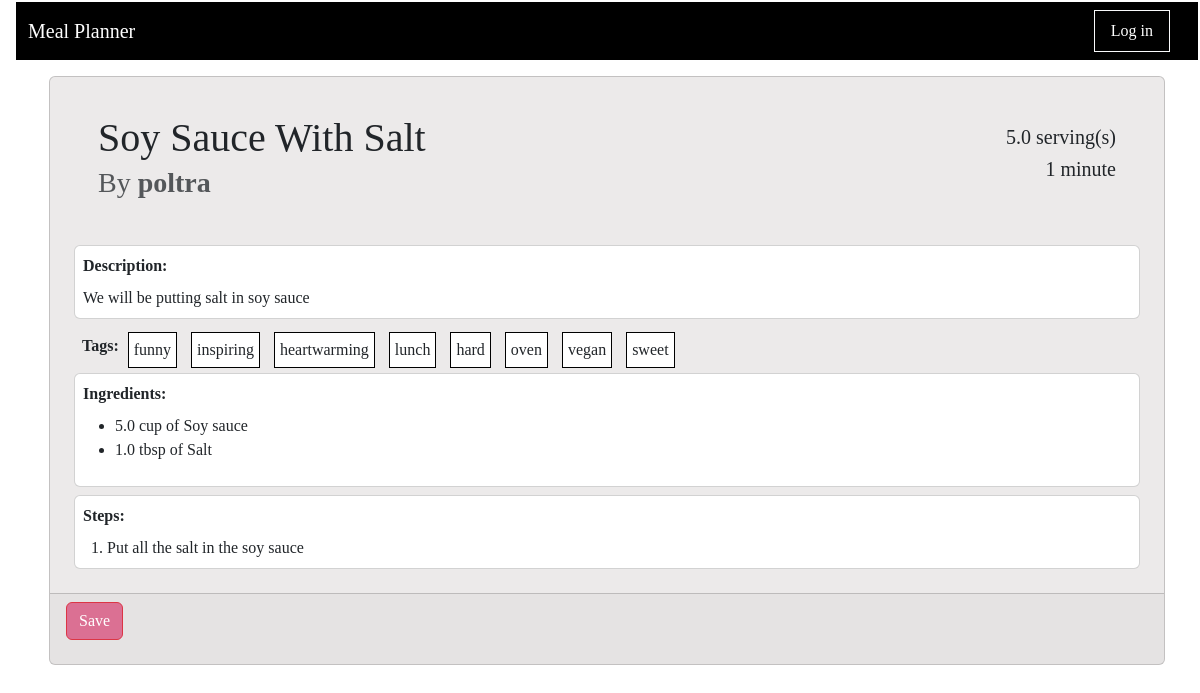
/recipe/6/view, run on the app's committed database.
### app/main/models.py (models this page shows, shortened)
class Recipe(db.Model):
    id : sqlo.Mapped[int] = sqlo.mapped_column(primary_key=True)
    title : sqlo.Mapped[str] = sqlo.mapped_column(sqla.String(150), default="")
    description: sqlo.Mapped[str] = sqlo.mapped_column(sqla.String(1500), default="")
    servingSize : sqlo.Mapped[float] = sqlo.mapped_column(sqla.Float, default=0)
    estimatedTime : sqlo.Mapped[str] = sqlo.mapped_column(sqla.String(25), default="")
    steps : sqlo.Mapped[str] = sqlo.mapped_column(sqla.String, default="")
    timestamp : sqlo.Mapped[Optional[datetime]] = sqlo.mapped_column(default = lambda : datetime.now(timezone.utc))
    is_draft : sqlo.Mapped[bool] = sqlo.mapped_column(sqla.Boolean, default=True)
    user_id : sqlo.Mapped[int] = sqlo.mapped_column(sqla.ForeignKey('user.id'))
    writer : sqlo.Mapped['User'] = sqlo.relationship(back_populates='written_recipes')
    tags: sqlo.WriteOnlyMapped['Tag'] = sqlo.relationship(
        secondary=recipe_tags_table,
        primaryjoin=(recipe_tags_table.c.recipe_id == id),
        back_populates='recipes',
        passive_deletes=True)
    recipe_saved_by_users : sqlo.WriteOnlyMapped['User'] = sqlo.relationship(
        secondary=saved_recipes_table,
        primaryjoin=(saved_recipes_table.c.recipe_id == id),
        back_populates='users_saved_recipes',
        passive_deletes=True)
    ingredients_used: sqlo.WriteOnlyMapped['RecipeIngredientUse'] = sqlo.relationship(back_populates='recipe_usecase_recipe', passive_deletes=True)
    def get_tags(self):
        return db.session.scalars(self.tags.select()).all()

class User(db.Model, UserMixin):
    id: sqlo.Mapped[int] = sqlo.mapped_column(primary_key=True)
    first_name: sqlo.Mapped[str] = sqlo.mapped_column(sqla.String(64))
    last_name: sqlo.Mapped[str] = sqlo.mapped_column(sqla.String(64))
    username: sqlo.Mapped[str] = sqlo.mapped_column(sqla.String(64))
    email: sqlo.Mapped[str] = sqlo.mapped_column(sqla.String(120))
    password_hash: sqlo.Mapped[str] = sqlo.mapped_column(sqla.String(256))
    is_certified: sqlo.Mapped[bool] = sqlo.mapped_column(sqla.Boolean, default=False)
    written_recipes: sqlo.WriteOnlyMapped['Recipe'] = sqlo.relationship(back_populates='writer')
    users_saved_recipes : sqlo.WriteOnlyMapped['Recipe'] = sqlo.relationship(
        secondary=saved_recipes_table,
        primaryjoin=(saved_recipes_table.c.user_id == id),
        back_populates='recipe_saved_by_users',
        passive_deletes=True)
    curr_ingredients: sqlo.WriteOnlyMapped['UserIngredientListUse'] = sqlo.relationship(back_populates='userlist_user')

class Tag(db.Model):
    id: sqlo.Mapped[int] = sqlo.mapped_column(primary_key=True)
    name: sqlo.Mapped[str] = sqlo.mapped_column(sqla.String(20))
    recipes: sqlo.WriteOnlyMapped['Recipe'] = sqlo.relationship(
        secondary=recipe_tags_table, primaryjoin=(recipe_tags_table.c.tag_id == id), back_populates='tags')

class RecipeIngredientUse(db.Model):
    recipe_id : sqlo.Mapped[int] = sqlo.mapped_column(sqla.ForeignKey(Recipe.id), primary_key=True)
    ingredient_id : sqlo.Mapped[int] = sqlo.mapped_column(sqla.ForeignKey(Ingredient.id), primary_key=True)
    amount : sqlo.Mapped[float] = sqlo.mapped_column(sqla.Float)
    unit : sqlo.Mapped[str] = sqlo.mapped_column(sqla.String(150))
    __table_args__ = (
        sqla.CheckConstraint(unit.in_(UNIT_OPTIONS), name='recipe_unit_check'),
    )
    recipe_usecase_recipe : sqlo.Mapped[Recipe] = sqlo.relationship(back_populates = 'ingredients_used')
    recipe_usecase_ingredient : sqlo.Mapped[Ingredient] = sqlo.relationship(back_populates = 'recipe_involvements')
    def getName(self):
        return db.session.scalars(sqla.select(Ingredient.name).where(Ingredient.id == self.ingredient_id)).first()

class Ingredient(db.Model):
    id : sqlo.Mapped[int] = sqlo.mapped_column(primary_key=True)
    name : sqlo.Mapped[str] = sqlo.mapped_column(sqla.String(20), index=True, unique=True)
    recipe_involvements: sqlo.WriteOnlyMapped['RecipeIngredientUse'] = sqlo.relationship(back_populates='recipe_usecase_ingredient')
    userlist_involvements: sqlo.WriteOnlyMapped['UserIngredientListUse'] = sqlo.relationship(back_populates='userlist_ingredient')

### app/main/routes.py (the view)
@bp_main.route('/recipe/<recipe_id>/view', methods=['GET'])
def viewRecipe(recipe_id):
    theRecipe = db.session.scalars(sqla.select(Recipe).where(Recipe.id == recipe_id)).first()
    if not (theRecipe is None):
        theIngredients = db.session.scalars(sqla.select(RecipeIngredientUse).where(RecipeIngredientUse.recipe_id == recipe_id)).all()
        return render_template('view_recipe.html', recipe = theRecipe, ingredients = theIngredients)
    return redirect(url_for('main.index'))

### meal_planner.py (called while the page is built)
@app.before_request
def initDB(*args, **kwargs):
    if app._got_first_request:
        db.create_all()

### app/main/templates/view_recipe.html (shortened to what this page needs)
{% extends "base.html" %}
{% import 'bootstrap_wtf.html' as wtf %}
{% block content %}
<div class="d-flex justify-content-between align-items-center">
    <div class="card" style="background-color: #eceaea;">
        <div class="d-flex justify-content-between align-items-center">
            <div>
                <h1 class="card-title m-5 mb-2 mt-3"> {{recipe.title}} </h1>
                <h3 class="card-subtitle mb-2 mx-5 text-body-secondary"> By <span class="card-subtitle fw-bold"> {{ recipe.writer.username }} </span>  </h2>
            </div>
            <div class="card-text m-5" style="text-align: right;">
                <h5 class="card-text"> {{recipe.servingSize}} serving(s) </h5>
                <h5 class="card-text"> {{recipe.estimatedTime}} </h5>
            </div>
        </div>
        <div class="card-body">
            <div class="card mx-2 mb-2 p-2" style="width: auto;">
                <p class="card-title fw-bold"> Description: </p>
                <p class="card-text"> {{ recipe.description }}</p>
            </div>
            <div class = "card-tag d-flex flex-wrap justify-content-start gap-1 mat-1 ms-3">
                <p class = "card-title fw-bold">Tags: </p>
                {% for tag in recipe.get_tags() %}
                    <span class = "tagitem"> {{tag.name}} </span>
                {% endfor %}
            </div>
            <div class="card mx-2 mb-2 p-2" style="width: auto;">
                <p class="card-title fw-bold"> Ingredients: </p>
                <ul>
                    {% for ingredient in ingredients %}
                        <li class="card-text"> {{ingredient.amount}} {{ingredient.unit}} of {{ingredient.getName()}} </li>
                    {% endfor %}
                </ul>
            </div>
            <div class="card mx-2 mb-2 p-2" style="width: auto;">
                <p class="card-title fw-bold" > Steps: </p>
                <p class="card-text ms-2"> {{ recipe.steps }}</p>
            </div>
        </div>
        <div class="card-footer">
            <form action="" method="post">
                    <input type="submit" value="Save" class="btn btn-danger like">
            </form>
        </div>
    </div>
</div>
{% endblock %}

### app/static/css/main.css (style rules this page uses)
body { margin: 1px 1px 1px 15px; padding: 1px; font-family: Tahoma; text-align: left; }
.tagitem { text-align: center; margin: 5px 5px 5px 5px; padding: 5px; border: 1px solid black; background-color: white; }
.card { width: 100%; height: 100%; }
.card-footer { display: flex; justify-content: space-between; align-items: center; min-height: 70px; }
.card-tag { display:flex; flex-wrap:wrap; justify-content:center; align-items:center; }
.btn-danger.like { background-color: palevioletred; outline-color: palevioletred; }

### data on the page
Recipe: title "Soy Sauce With Salt", servingSize "5.0", estimatedTime "1 minute", description "We will be putting salt in soy sauce", steps "1. Put all the salt in the soy sauce"
User: writer.username "poltra"
Tag: name "funny"
Tag: name "inspiring"
Tag: name "heartwarming"
Tag: name "lunch"
Tag: name "hard"
Tag: name "oven"
Tag: name "vegan"
Tag: name "sweet"
RecipeIngredientUse: amount "5.0", unit "cup", getName "Soy sauce"
RecipeIngredientUse: amount "1.0", unit "tbsp", getName "Salt"
